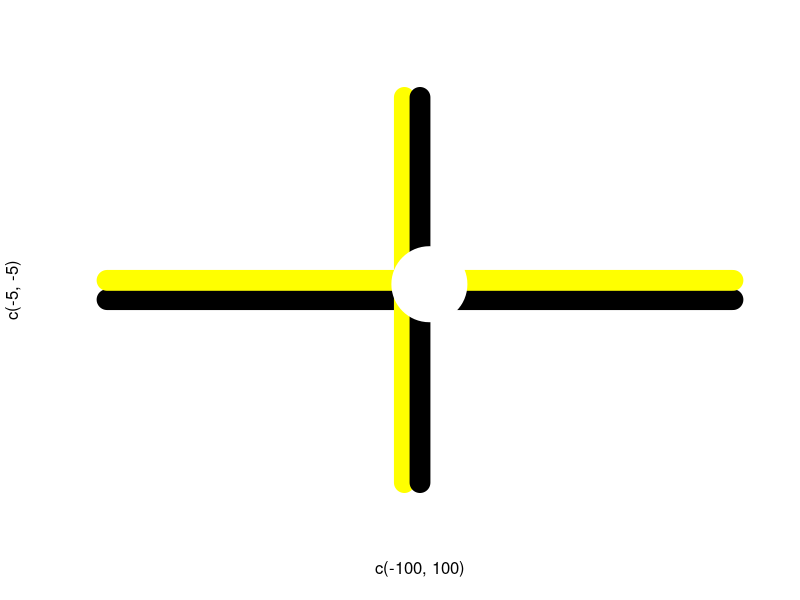

Write R code to recreate this figure.
# assigning the interval for our different road
x <- -100:100
y <- x
#procedure for constructing different parameters
Construct <- function() {
  #constructing the data type
  type = c("bicycle", "bike", "car", "truck")
  destination <- c("left", "right", "straight", "return")
  origine <- c("north", "south", "east", "west")
  light_color <- c("green", "red", "orange")
  road_axes <- c("north", "south", "east", "west")

  #constructing table to collect information for each vehicle
  vehicle <- data.frame(
    Vehicle_Type = character(),
    Vehicle_Origine = character(),
    Vehicle_Destination = character(),
    vehicel_id = character(),
    vehicle_speed = integer(),
    vehicle_priority = logical(),
    vehicle_special_priority = logical()
  )

  #Constructing points on the EAST, WEST, NORTH and SOUTH road and the ROUNDABOUT.

  #constructing table that contains displacement points of road EAST_1 and EAST_2
  Default_point_on_road_east_1 <- data.frame(X_coordinate = integer(), Y_coordinate = integer())
  Default_point_on_road_east_2 <- data.frame(X_coordinate = integer(), Y_coordinate = integer())

  #constructing table that contains displacement points of road WEST_1 and WEST_2
  Default_point_on_road_west_1 <- data.frame(X_coordinate = integer(), Y_coordinate = integer())
  Default_point_on_road_west_2 <- data.frame(X_coordinate = integer(), Y_coordinate = integer())

  #constructing table that contains displacement points of road NORTH_1 and NORTH_2
  Default_point_on_road_north_1 <- data.frame(X_coordinate = integer(), Y_coordinate = integer())
  Default_point_on_road_north_2 <- data.frame(X_coordinate = integer(), Y_coordinate = integer())

  #constructing table that contains displacement points of road SOUTH_1 and SOUTH_2
  Default_point_on_road_south_1 <- data.frame(X_coordinate = integer(), Y_coordinate = integer())
  Default_point_on_road_south_2 <- data.frame(X_coordinate = integer(), Y_coordinate = integer())

  #constructing table that contains displacement points of the ROUNDABOUT
  Default_point_on_roundabout <- data.frame(X_coordinate = integer(), Y_coordinate = integer())


  #assigning displacement point to the table of road EAST_1 and EAST_2
  x_point_1 <- -100
  x_point_2 <- -100

  for (i in 1:19) {
    Default_point_on_road_east_1 = rbind(
      Default_point_on_road_east_1,
      data.frame(X_coordinate = x_point_1, Y_coordinate = -2.5)
    )
    x_point_1 <- x_point_1 + 5

    Default_point_on_road_east_2 = rbind(
      Default_point_on_road_east_2,
      data.frame(X_coordinate = x_point_2, Y_coordinate = 2.5)
    )
    x_point_2 <- x_point_2 + 5
  }

  #assigning displacement point to the table of road WEST_1 and WEST_2
  x_point_3 <- 10
  x_point_4 <- 10

  for (i in 1:19) {
    Default_point_on_road_west_1 = rbind(
      Default_point_on_road_west_1,
      data.frame(X_coordinate = x_point_3, Y_coordinate = -2.5)
    )
    x_point_3 <- x_point_3 + 5

    Default_point_on_road_west_2 = rbind(
      Default_point_on_road_west_2,
      data.frame(X_coordinate = x_point_4, Y_coordinate = 2.5)
    )
    x_point_4 <- x_point_4 + 5
  }

  #assigning displacement point to the table of road NORTH_1 and NORTH_2
  y_point_1 <- 10
  y_point_2 <- 10

  for (i in 1:19) {
    Default_point_on_road_north_1 = rbind(
      Default_point_on_road_north_1,
      data.frame(X_coordinate = -2.5, Y_coordinate = y_point_1)
    )
    y_point_1 <- y_point_1 + 5

    Default_point_on_road_north_2 = rbind(
      Default_point_on_road_north_2,
      data.frame(X_coordinate = 2.5, Y_coordinate = y_point_2)
    )
    y_point_2 <- y_point_2 + 5
  }


  #assigning displacement point to the table of road SOUTH_1 and SOUTH_2
  y_point_3 <- -100
  y_point_4 <- -100

  for (i in 1:19) {
    Default_point_on_road_south_1 = rbind(
      Default_point_on_road_south_1,
      data.frame(X_coordinate = -2.5, Y_coordinate = y_point_3)
    )
    y_point_3 <- y_point_3 + 5

    Default_point_on_road_south_2 = rbind(
      Default_point_on_road_south_2,
      data.frame(X_coordinate = 2.5, Y_coordinate = y_point_4)
    )
    y_point_4 <- y_point_4 + 5
  }

  #assigning displacement point to the table of ROUNDABOUT
  Default_point_on_roundabout = rbind( Default_point_on_roundabout, data.frame(X_coordinate =-2.5, Y_coordinate = 2.5))
  Default_point_on_roundabout = rbind( Default_point_on_roundabout, data.frame(X_coordinate =-2.5, Y_coordinate = -2.5))
  Default_point_on_roundabout = rbind( Default_point_on_roundabout, data.frame(X_coordinate =2.5, Y_coordinate = 2.5))
  Default_point_on_roundabout = rbind( Default_point_on_roundabout, data.frame(X_coordinate =2.5, Y_coordinate = -2.5))
  Default_point_on_roundabout = rbind( Default_point_on_roundabout, data.frame(X_coordinate =0, Y_coordinate = 0))

  #Print the values of different tables
  print(Default_point_on_road_east_1)
  print(Default_point_on_road_east_2)
  print(Default_point_on_road_west_1)
  print(Default_point_on_road_west_2)
  print(Default_point_on_road_north_1)
  print(Default_point_on_road_north_2)
  print(Default_point_on_road_south_1)
  print(Default_point_on_road_south_2)
  print(Default_point_on_roundabout)

  save(Default_point_on_road_east_1, Default_point_on_road_east_2,
       Default_point_on_road_north_1, Default_point_on_road_north_2,
       Default_point_on_road_south_1, Default_point_on_road_south_2,
       Default_point_on_road_west_1, Default_point_on_road_west_2,
       Default_point_on_roundabout, file = "TABLE-POINT.RData")

}

#Constructing the four way road on road
roads_four_ways <- function(x, y) {
  #road from left to right and vice versa
  plot(
    c(-100, 100),
    c(-5, -5),
    type = "l",
    col = "black",
    lwd = 20,
    axes = FALSE,
    ylim = c(-100, 100),
    xlim = c(-100, 100)
  )
  lines(c(-100, 100), c(5, 5), col = "yellow", lwd = 20)

  #road from up to down and vice versa
  lines(c(-5, -5),
        c(-100, 100),
        col = "yellow",
        lwd = 20)
  lines(c(0, 0), c(-100, 100), col = "black", lwd = 20)

  #drawing the main junction
  points(x[104],
         y[104],
         pch = 20,
         col = "white",
         cex = 15)
}

#procedure that displace a vehicle according to it speed and priority
# also verify available displacement point in order to cross the roundabout


#test of procedures
Construct()
roads_four_ways(x,y)


#points(Default_point_on_road_east_1[1,1], Default_point_on_road_east_1[1,2], pch = 20, col = "blue", cex = 2)
